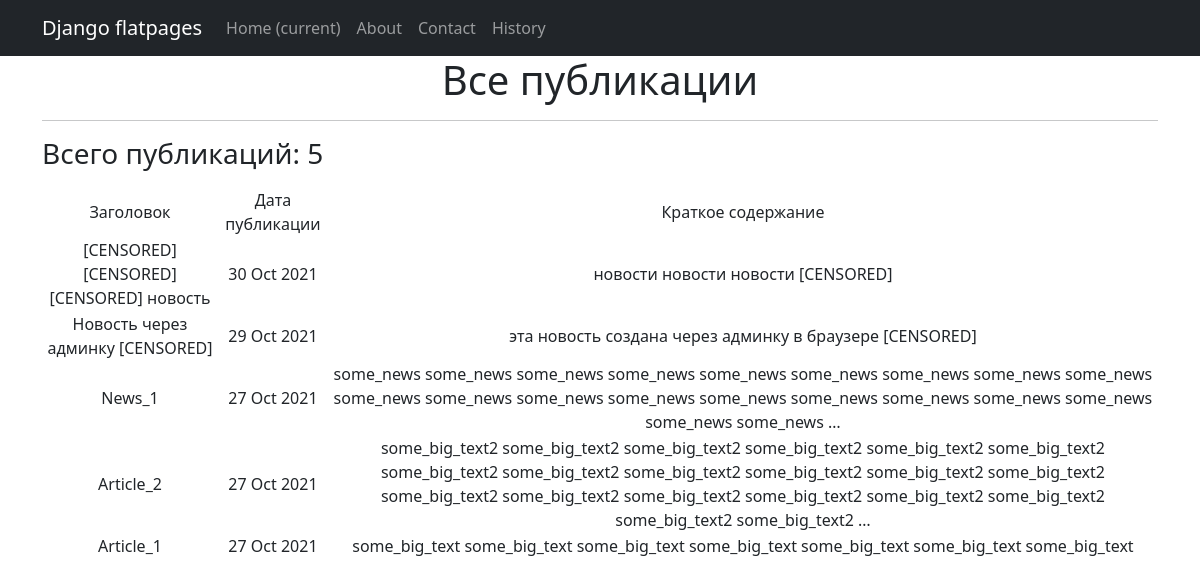
Page /news/ on the committed database.
### news/models.py (models this page shows, shortened)
class Post(models.Model):
    article = 'AR'
    news = 'NW'
    kind = [
        (article, 'Статья'),
        (news, 'Новость')
    ]
    author = models.ForeignKey(Author, on_delete=models.CASCADE)
    view = models.CharField(max_length=2, choices=kind, default=article)
    time_of_creation = models.DateTimeField(auto_now_add=True)
    category = models.ManyToManyField(Category) #through='PostCategory')
    title = models.CharField(max_length=128)
    text = models.TextField()
    post_rating = models.IntegerField(default=0)
    class Meta:
        verbose_name = 'Публикация'
        verbose_name_plural = 'Публикации'

### news/views.py (the view)
# urls.py: path('', PostList.as_view()),
class PostList(ListView):
    model = Post
    template_name = 'posts.html'
    context_object_name = 'posts'
    queryset = Post.objects.order_by('-id')

### news/templatetags/custom_filters.py (called while the page is built)
@register.filter(name='censor')
def censor(value):
    censor_list = ['мат']
    text = value.split()
    for word in text:
        if word.lower() in censor_list:
            value = value.replace(word, '[CENSORED]')
    return value

### news/templates/news/posts.html (shortened to what this page needs)
{% extends 'flatpages/default.html' %}
{% load custom_filters %}
{% block content %}
    <h1>Все публикации</h1>
    <hr>
<h3><p align="left">Всего публикаций: {{ posts|length }}</p></h3>
    {% if posts %}
      <table>
          <tr>
              <td>
                  Заголовок
              </td>
              <td>
                  Дата публикации
              </td>
              <td>
                  Краткое содержание
              </td>
          </tr>
      {% for post in posts %}
          <tr>
              <td>
                  {{ post.title|censor }}
              </td>
              <td>
                  {{ post.time_of_creation|date:'d M Y'}}
              </td>
              <td>
                  {{ post.text|truncatewords:20|censor }}
              </td>
          </tr>
      {% endfor %}
      </table>
    {% else %}
      <h2>Публикаций нет!</h2>
    {% endif %}
{% endblock content %}

### rows in the picture
Post: title|censor "[CENSORED] [CENSORED] [CENSORED] новость", time_of_creation "30 Oct 2021", text|censor "новости новости новости [CENSORED]"
Post: title|censor "Новость через админку [CENSORED]", time_of_creation "29 Oct 2021", text|censor "эта новость создана через админку в браузере [CENSORED]"
Post: title|censor "News_1", time_of_creation "27 Oct 2021", text|censor "some_news some_news some_news some_news some_news some_news some_news some_news some_news some_news some_news some_news some_news some_news some_news some_news some_news some_news some_news some_news …"
Post: title|censor "Article_2", time_of_creation "27 Oct 2021", text|censor "some_big_text2 some_big_text2 some_big_text2 some_big_text2 some_big_text2 some_big_text2 some_big_text2 some_big_text2 some_big_text2 some_big_text2 some_big_text2 some_big_text2 some_big_text2 some_big_text2 some_big_text2 some_big_text2 some_big_text2 some_big_text2 some_big_text2 some_big_text2 …"
Post: title|censor "Article_1", time_of_creation "27 Oct 2021", text|censor "some_big_text some_big_text some_big_text some_big_text some_big_text some_big_text some_big_text"

### other values in the picture
{{ posts|length }} "5"
